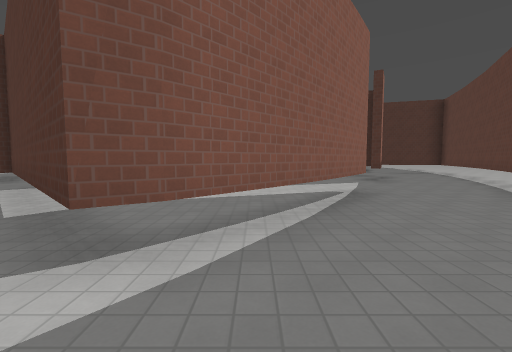
View 1 (above)

16 first-person views from a walk through a 3-D level made in the Godot game engine. The camera is 1.4 m above the floor, tilts 4° down and sees 90° across. The floor is counted in squares, 2 m on a side. Each view is taken from the middle of a square. On the plan, view 1 faces up. The plan holds only what a view shows up to about 9 squares ahead; the rest is blank. The place goes on beyond the plan. Characters and animated objects are left out. Some surface patterns are stand-ins.

View 2
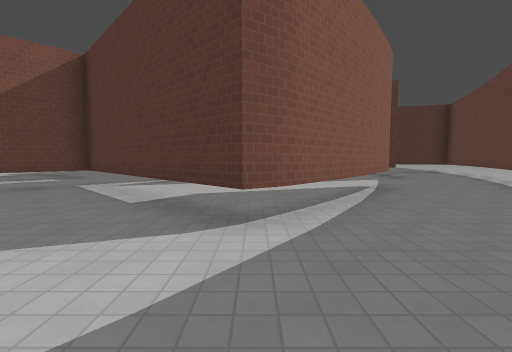

View 3
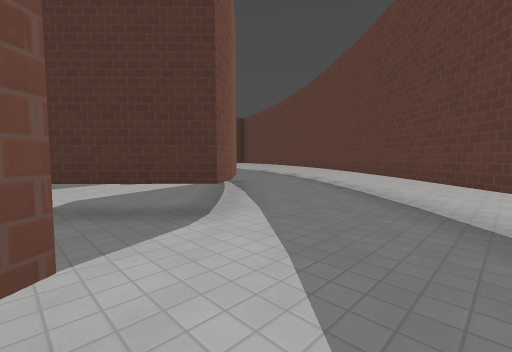

View 4
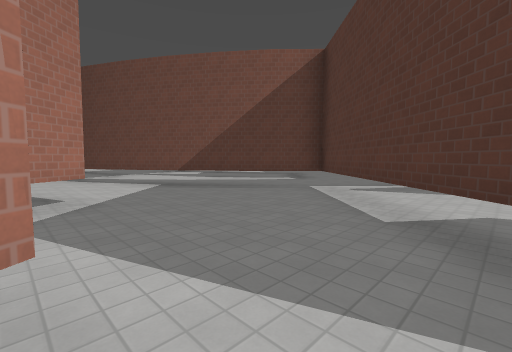

View 5
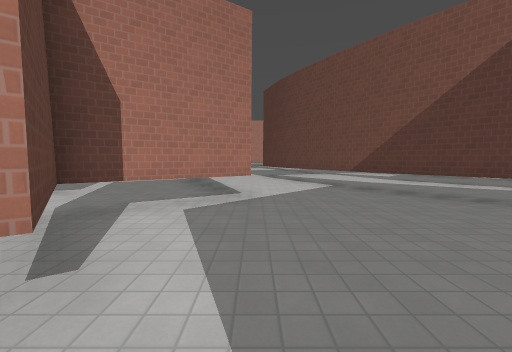

View 6
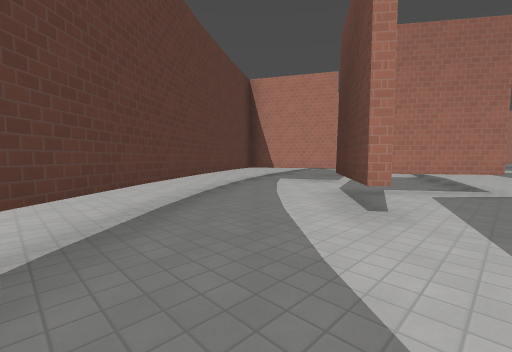

View 7
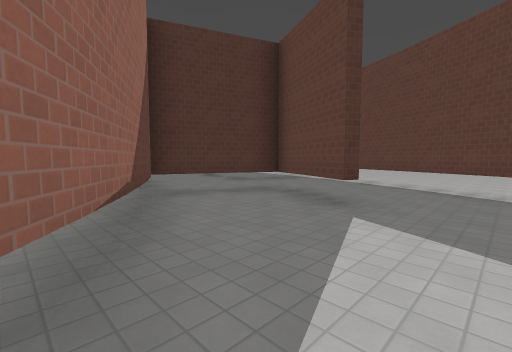

View 8
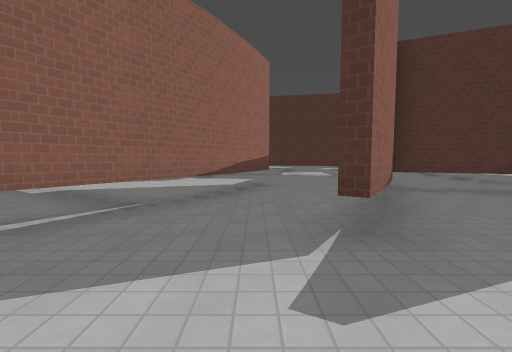

View 9
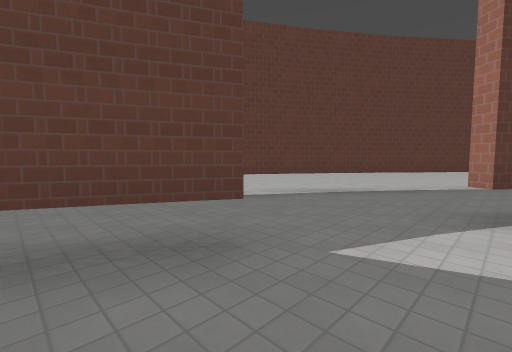

View 10
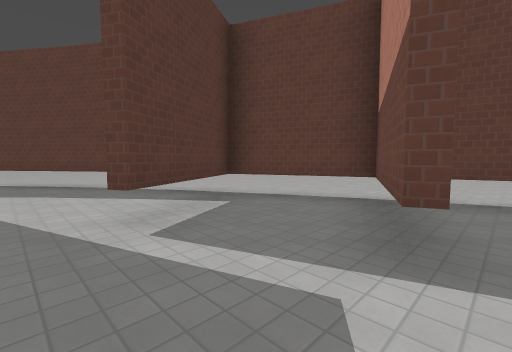

View 11
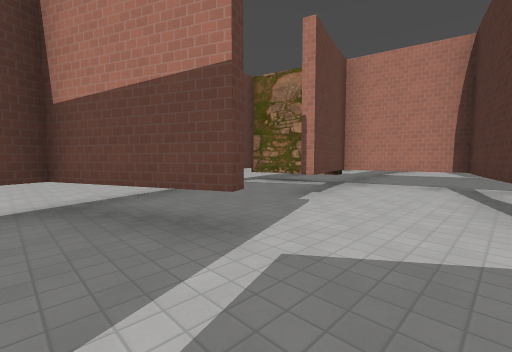

View 12
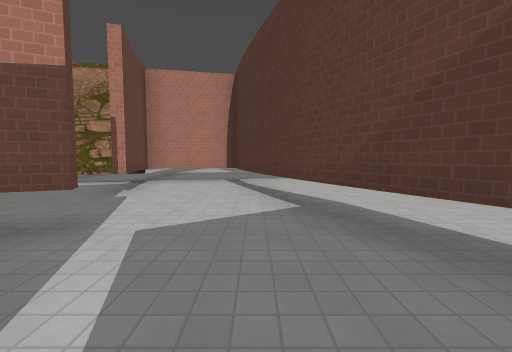

View 13
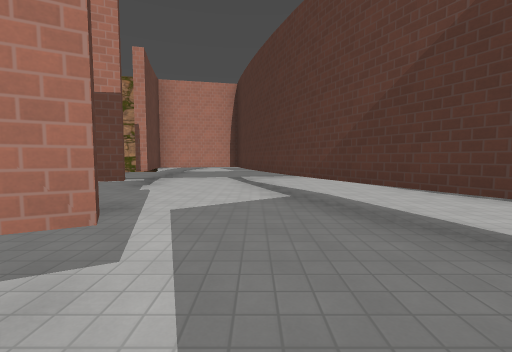

View 14
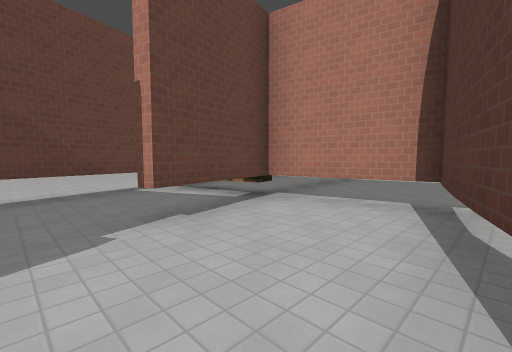

View 15
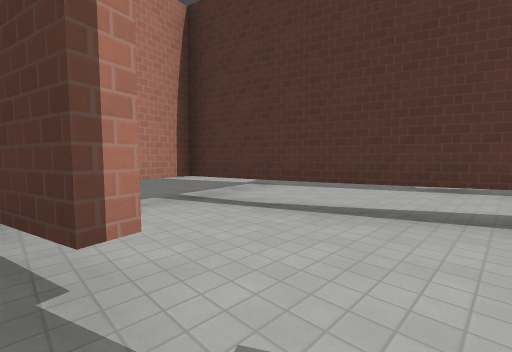

View 16
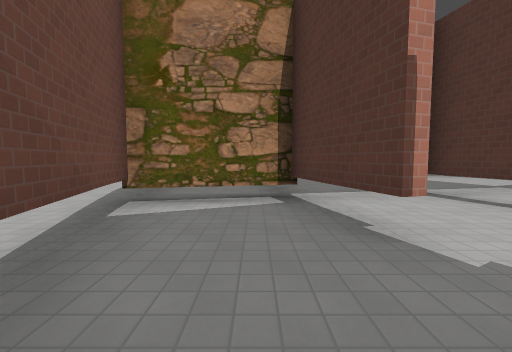

### Floor plan
Key: @ floor where view 1 was taken; # wall or solid block; . floor; T thing the floor can be seen under or through.
Columns run from 20 left of view 1 to 6 right of it. Each row starts with its distance up from view 1.
 14                   ....  ..
 13                 ......  ..
 12                ....#.. ...
 11                ...##..TT...
 10                  .#..TTTT..
  9               .. TT..T..T..
  8              ... T..##..T..
  7          .   ..  ...#.....#
  6          .  ...T..........#
  5          .... TTT.... T..TT
  4          ...TT..TT...T..TT.
  3          . TT....TT.TT. T..
  2  ..      ##.......TTT..T...
  1  .....................TT...
  0  ... ......###T.##..@TT....
 -1  ... ... ###..TTT...TT....
 -2  ... TTTT.........TTT....
 -3  ....T.......#...TT....
 -4 .....T.....#.TTTTT....
 -5 .....TTT...T. TT....
 -6      #.....TTT....
 -7      ##.TTTT......
 -8       TTT.........
 -9      ............
-10       ..........
-11       .........
-12       ......
-13        ....

Positions as (right, up) in squares from view 1, and headings:
1: (0, 0), facing up
2: (-1, -1), facing up
3: (-3, -1), facing up-right
4: (-2, 0), facing up-left
5: (-2, 1), facing left
6: (0, 1), facing down-left
7: (0, 6), facing up-right
8: (-1, 5), facing up
9: (2, 9), facing down-right
10: (-10, -2), facing down-right
11: (-8, -2), facing down-left
12: (-7, -2), facing left
13: (-6, -2), facing left
14: (-11, -2), facing down-left
15: (-11, -5), facing up-left
16: (-10, -6), facing left
